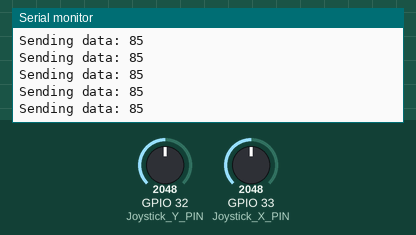
A sketch run on a simulated ESP32. On the bench: the last lines printed to the serial monitor. The test bench sets the inputs (shaded band); at power-on: GPIO 32 (Joystick_Y_PIN) = 2048, GPIO 33 (Joystick_X_PIN) = 2048. Nothing arrives over Bluetooth unless stated.

Above: at 1.2 s.
1.3 s: GPIO 32 (Joystick_Y_PIN) set to 2866
At 2.0 s:
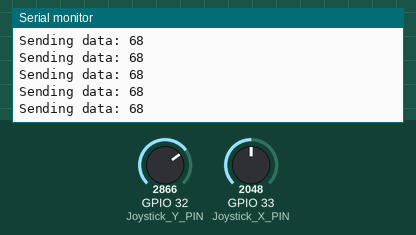
2.8 s: GPIO 33 (Joystick_X_PIN) set to 215
At 3.6 s:
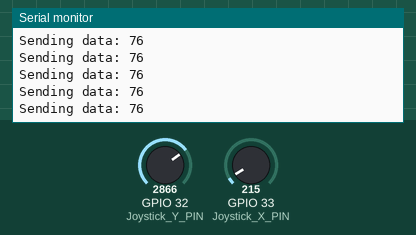
4.3 s: GPIO 33 (Joystick_X_PIN) set to 4095
At 5.0 s:
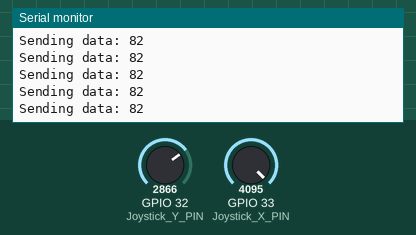
Timing chart, 0 to 7.3 s (numbered marks = the images above; inputs shaded):
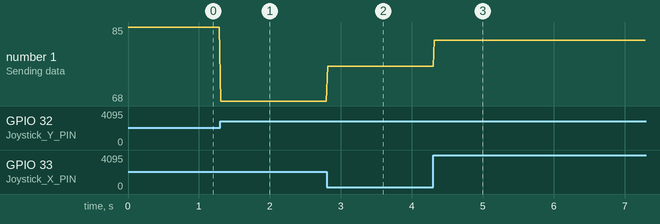

The sketch:

JOYSTICK_BLU_testing.ino
```cpp
#include "BluetoothSerial.h"

#define Joystick_X_PIN 33 // Replace with your joystick X-axis pin
#define Joystick_Y_PIN 32 // Replace with your joystick Y-axis pin

int joystick_x_val;
int joystick_y_val;
BluetoothSerial SerialBT;

String MACadd = "EC:62:60:32:7D:22"; // Write Robot's MAC address
uint8_t address[6] = {0xEC, 0x62, 0x60, 0x32, 0x7D, 0x22}; // Write Robot's MAC address in HEX
bool connected;

void setup() {
  Serial.begin(115200);
  SerialBT.begin("JoystickController", true);
  Serial.println("Joystick Controller started, make sure the robot is ready!");

  connected = SerialBT.connect(address);

  if (connected) {
    Serial.println("Connected Successfully!");
  } else {
    while (!SerialBT.connected(10000)) {
      Serial.println("Failed to connect. Make sure the robot is available and in range, then restart the app.");
    }
  }

  pinMode(Joystick_X_PIN, INPUT);
  pinMode(Joystick_Y_PIN, INPUT);
}

void loop() {
  uint8_t send_data[2];

  // Read joystick values
  joystick_x_val = analogRead(Joystick_X_PIN) >> 4; // value 0-255 (">> 4" convert maximum value from 4095 to 255)
  joystick_y_val = analogRead(Joystick_Y_PIN) >> 4; // value 0-255

  // Map joystick values to control commands
  char command = mapJoystickToCommand(joystick_x_val, joystick_y_val);

  send_data[1] = command;

  // Serial print the send_data
  Serial.print("Sending data: ");
  Serial.print(send_data[1]);
  Serial.println(); // Add a newline for clarity

  SerialBT.write(send_data, 1); // Send only 1 bytes

  delay(20);
}

char mapJoystickToCommand(int x_val, int y_val) {
  // Define joystick value thresholds for each direction
  int threshold = 100; // Adjust this threshold as needed

  if (y_val < (255 - threshold) && x_val >= (128 - threshold) && x_val <= (128 + threshold)) {
    return 'U'; // Up
  } else if (y_val > threshold && x_val >= (128 - threshold) && x_val <= (128 + threshold)) {
    return 'D'; // Down
  } else if (x_val < (128 - threshold) && y_val >= (128 - threshold) && y_val <= (128 + threshold)) {
    return 'L'; // Left
  } else if (x_val > (128 + threshold) && y_val >= (128 - threshold) && y_val <= (128 + threshold)) {
    return 'R'; // Right
  } else if (x_val < (128 - threshold) && y_val < (128 - threshold)) {
    return 'UL'; // Up-Left
  } else if (x_val > (128 + threshold) && y_val < (128 - threshold)) {
    return 'UR'; // Up-Right
  } else if (x_val < (128 - threshold) && y_val > (128 + threshold)) {
    return 'DL'; // Down-Left
  } else if (x_val > (128 + threshold) && y_val > (128 + threshold)) {
    return 'DR'; // Down-Right
  } else {
    return 'S'; // Stop (default)
  }
}
```

Measured:
- after the input at 1.3 s, the serial monitor: prints a new line at once (image 1)
- after the input at 2.8 s, the serial monitor: prints a new line at once (image 2)
- after the input at 4.3 s, the serial monitor: prints a new line at once (image 3)
- plotted number 1: 85 → 68 after the input at 1.3 s, 68 → 76 after the input at 2.8 s, 76 → 82 after the input at 4.3 s
